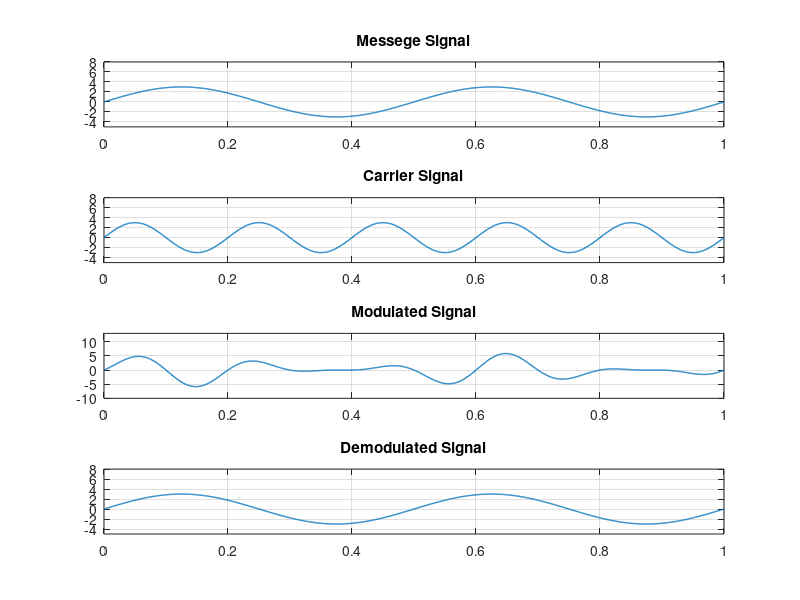

Source code (MATLAB):
%AM
clc;
clear all;
close all;

%messege
ma = 3;
mf = 2;
t = 0:.001:1;
messege = ma*sin(2*pi*mf*t);
subplot(4,1,1);
plot(t, messege, "LineWidth", 1);
axis([0 1 -5 ma+5]);
title('Messege Signal');
grid on;

%Carrier
ca = 3;
cf = 5;
carrier = ca*sin(2*pi*cf*t);
subplot(4,1,2);
plot(t, carrier, "LineWidth", 1);
axis([0 1 -5 ca+5]);
title('Carrier Signal');
grid on;

%modulation
modulated = (ca+messege).*sin(2*pi*cf*t);
subplot(4,1,3);
plot(t, modulated, "LineWidth", 1);
axis([0 1 -10 ca+10]);
title('Modulated Signal');
grid on;
%demodulation
carrier = carrier/ca;
demodulated = (modulated./carrier)-ca;
subplot(4,1,4);
plot(t, demodulated, "LineWidth", 1);
axis([0 1 -5 ca+5]);
title('Demodulated Signal');
grid on;
